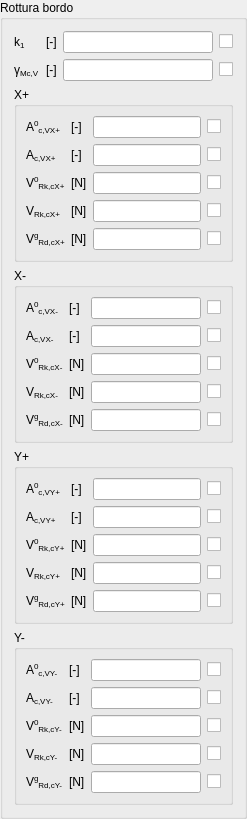
                 <widget class="QGroupBox" name="CGroupBox">
                  <property name="title">
                   <string>Rottura bordo</string>
                  </property>
                  <layout class="QGridLayout" name="gridLayout_22">
                   <item row="6" column="0" colspan="4">
                    <widget class="QGroupBox" name="CYMinusGroupBox">
                     <property name="title">
                      <string>Y-</string>
                     </property>
                     <layout class="QGridLayout" name="gridLayout_27">
                      <item row="0" column="0">
                       <widget class="QLabelRichName" name="A0CVYMinusLabel">
                        <property name="text">
                         <string>A&lt;span style=&quot;vertical-align:super;&quot;&gt;0&lt;/span&gt;&lt;span style=&quot;vertical-align:sub;&quot;&gt;c,VY-&lt;/span&gt;</string>
                        </property>
                       </widget>
                      </item>
                      <item row="0" column="2">
                       <widget class="QLineEditValue" name="A0CVYMinusLEdit"/>
                      </item>
                      <item row="1" column="1">
                       <widget class="QLabelUnitMeasure" name="ACVYMinusUMLabel">
                        <property name="text">
                         <string>[-]</string>
                        </property>
                       </widget>
                      </item>
                      <item row="0" column="1">
                       <widget class="QLabelUnitMeasure" name="A0CVYMinusUMLabel">
                        <property name="text">
                         <string>[-]</string>
                        </property>
                       </widget>
                      </item>
                      <item row="0" column="3">
                       <widget class="QCheckBoxReadOnly" name="A0CVYMinusCBox">
                        <property name="text">
                         <string/>
                        </property>
                       </widget>
                      </item>
                      <item row="1" column="2">
                       <widget class="QLineEditValue" name="ACVYMinusLEdit"/>
                      </item>
                      <item row="1" column="0">
                       <widget class="QLabelRichName" name="ACVYMinusLabel">
                        <property name="text">
                         <string>A&lt;span style=&quot;vertical-align:sub;&quot;&gt;c,VY-&lt;/span&gt;</string>
                        </property>
                       </widget>
                      </item>
                      <item row="1" column="3">
                       <widget class="QCheckBoxReadOnly" name="ACVYMinusCBox">
                        <property name="text">
                         <string/>
                        </property>
                       </widget>
                      </item>
                      <item row="2" column="0">
                       <widget class="QLabelRichName" name="V0RkCYMinusLabel">
                        <property name="text">
                         <string>V&lt;span style=&quot;vertical-align:super;&quot;&gt;0&lt;/span&gt;&lt;span style=&quot;vertical-align:sub;&quot;&gt;Rk,cY-&lt;/span&gt;</string>
                        </property>
                       </widget>
                      </item>
                      <item row="2" column="1">
                       <widget class="QLabelUnitMeasure" name="V0RkCYMinusUMLabel">
                        <property name="text">
                         <string>[N]</string>
                        </property>
                       </widget>
                      </item>
                      <item row="2" column="2">
                       <widget class="QLineEditValue" name="V0RkCYMinusLEdit"/>
                      </item>
                      <item row="2" column="3">
                       <widget class="QCheckBoxReadOnly" name="V0RkCYMinusCBox">
                        <property name="text">
                         <string/>
                        </property>
                       </widget>
                      </item>
                      <item row="3" column="0">
                       <widget class="QLabelRichName" name="VRkCYMinusLabel">
                        <property name="text">
                         <string>V&lt;span style=&quot;vertical-align:sub;&quot;&gt;Rk,cY-&lt;/span&gt;</string>
                        </property>
                       </widget>
                      </item>
                      <item row="3" column="1">
                       <widget class="QLabelUnitMeasure" name="VRkCYMinusUMLabel">
                        <property name="text">
                         <string>[N]</string>
                        </property>
                       </widget>
                      </item>
                      <item row="3" column="3">
                       <widget class="QCheckBoxReadOnly" name="VRkCYMinusCBox">
                        <property name="text">
                         <string/>
                        </property>
                       </widget>
                      </item>
                      <item row="3" column="2">
                       <widget class="QLineEditValue" name="VRkCYMinusLEdit"/>
                      </item>
                      <item row="4" column="0">
                       <widget class="QLabelRichName" name="VgRdCYMinusLabel">
                        <property name="text">
                         <string>V&lt;span style=&quot;vertical-align:super;&quot;&gt;g&lt;/span&gt;&lt;span style=&quot;vertical-align:sub;&quot;&gt;Rd,cY-&lt;/span&gt;</string>
                        </property>
                       </widget>
                      </item>
                      <item row="4" column="1">
                       <widget class="QLabelUnitMeasure" name="VgRdCYMinusUMLabel">
                        <property name="text">
                         <string>[N]</string>
                        </property>
                       </widget>
                      </item>
                      <item row="4" column="2">
                       <widget class="QLineEditValue" name="VgRdCYMinusLEdit"/>
                      </item>
                      <item row="4" column="3">
                       <widget class="QCheckBoxReadOnly" name="VgRdCYMinusCBox">
                        <property name="text">
                         <string/>
                        </property>
                       </widget>
                      </item>
                     </layout>
                    </widget>
                   </item>
                   <item row="0" column="0">
                    <widget class="QLabelRichName" name="k1CLabel">
                     <property name="text">
                      <string>k&lt;span style=&quot;vertical-align:sub;&quot;&gt;1&lt;/span&gt;</string>
                     </property>
                    </widget>
                   </item>
                   <item row="0" column="1">
                    <widget class="QLabelUnitMeasure" name="k1CUMLabel">
                     <property name="text">
                      <string>[-]</string>
                     </property>
                    </widget>
                   </item>
                   <item row="0" column="2">
                    <widget class="QLineEditValue" name="k1CLEdit"/>
                   </item>
                   <item row="0" column="3">
                    <widget class="QCheckBoxReadOnly" name="k1CCBox">
                     <property name="text">
                      <string/>
                     </property>
                    </widget>
                   </item>
                   <item row="2" column="0" colspan="4">
                    <widget class="QGroupBox" name="CXPlusGroupBox">
                     <property name="title">
                      <string>X+</string>
                     </property>
                     <layout class="QGridLayout" name="gridLayout_23">
                      <item row="3" column="0">
                       <widget class="QLabelRichName" name="VRkCXPlusLabel">
                        <property name="text">
                         <string>V&lt;span style=&quot;vertical-align:sub;&quot;&gt;Rk,cX+&lt;/span&gt;</string>
                        </property>
                       </widget>
                      </item>
                      <item row="3" column="1">
                       <widget class="QLabelUnitMeasure" name="VRkCXPlusUMLabel">
                        <property name="text">
                         <string>[N]</string>
                        </property>
                       </widget>
                      </item>
                      <item row="1" column="2">
                       <widget class="QLineEditValue" name="ACVXPlusLEdit"/>
                      </item>
                      <item row="0" column="1">
                       <widget class="QLabelUnitMeasure" name="A0CVXPlusUMLabel">
                        <property name="text">
                         <string>[-]</string>
                        </property>
                       </widget>
                      </item>
                      <item row="0" column="2">
                       <widget class="QLineEditValue" name="A0CVXPlusLEdit"/>
                      </item>
                      <item row="0" column="3">
                       <widget class="QCheckBoxReadOnly" name="A0CVXPlusCBox">
                        <property name="text">
                         <string/>
                        </property>
                       </widget>
                      </item>
                      <item row="1" column="0">
                       <widget class="QLabelRichName" name="ACVXPlusLabel">
                        <property name="text">
                         <string>A&lt;span style=&quot;vertical-align:sub;&quot;&gt;c,VX+&lt;/span&gt;</string>
                        </property>
                       </widget>
                      </item>
                      <item row="1" column="3">
                       <widget class="QCheckBoxReadOnly" name="ACVXPlusCBox">
                        <property name="text">
                         <string/>
                        </property>
                       </widget>
                      </item>
                      <item row="0" column="0">
                       <widget class="QLabelRichName" name="A0CVXPlusLabel">
                        <property name="text">
                         <string>A&lt;span style=&quot;vertical-align:super;&quot;&gt;0&lt;/span&gt;&lt;span style=&quot;vertical-align:sub;&quot;&gt;c,VX+&lt;/span&gt;</string>
                        </property>
                       </widget>
                      </item>
                      <item row="1" column="1">
                       <widget class="QLabelUnitMeasure" name="ACVXPlusUMLabel">
                        <property name="text">
                         <string>[-]</string>
                        </property>
                       </widget>
                      </item>
                      <item row="2" column="0">
                       <widget class="QLabelRichName" name="V0RkCXPlusLabel">
                        <property name="text">
                         <string>V&lt;span style=&quot;vertical-align:super;&quot;&gt;0&lt;/span&gt;&lt;span style=&quot;vertical-align:sub;&quot;&gt;Rk,cX+&lt;/span&gt;</string>
                        </property>
                       </widget>
                      </item>
                      <item row="2" column="1">
                       <widget class="QLabelUnitMeasure" name="V0RkCXPlusUMLabel">
                        <property name="text">
                         <string>[N]</string>
                        </property>
                       </widget>
                      </item>
                      <item row="2" column="2">
                       <widget class="QLineEditValue" name="V0RkCXPlusLEdit"/>
                      </item>
                      <item row="2" column="3">
                       <widget class="QCheckBoxReadOnly" name="V0RkCXPlusCBox">
                        <property name="text">
                         <string/>
                        </property>
                       </widget>
                      </item>
                      <item row="3" column="3">
                       <widget class="QCheckBoxReadOnly" name="VRkCXPlusCBox">
                        <property name="text">
                         <string/>
                        </property>
                       </widget>
                      </item>
                      <item row="3" column="2">
                       <widget class="QLineEditValue" name="VRkCXPlusLEdit"/>
                      </item>
                      <item row="4" column="0">
                       <widget class="QLabelRichName" name="VgRdCXPlusLabel">
                        <property name="text">
                         <string>V&lt;span style=&quot;vertical-align:super;&quot;&gt;g&lt;/span&gt;&lt;span style=&quot;vertical-align:sub;&quot;&gt;Rd,cX+&lt;/span&gt;</string>
                        </property>
                       </widget>
                      </item>
                      <item row="4" column="1">
                       <widget class="QLabelUnitMeasure" name="VgRdCXPlusUMLabel">
                        <property name="text">
                         <string>[N]</string>
                        </property>
                       </widget>
                      </item>
                      <item row="4" column="2">
                       <widget class="QLineEditValue" name="VgRdCXPlusLEdit"/>
                      </item>
                      <item row="4" column="3">
                       <widget class="QCheckBoxReadOnly" name="VgRdCXPlusCBox">
                        <property name="text">
                         <string/>
                        </property>
                       </widget>
                      </item>
                     </layout>
                    </widget>
                   </item>
                   <item row="4" column="0" colspan="4">
                    <widget class="QGroupBox" name="CYPlusGroupBox">
                     <property name="title">
                      <string>Y+</string>
                     </property>
                     <layout class="QGridLayout" name="gridLayout_26">
                      <item row="0" column="3">
                       <widget class="QCheckBoxReadOnly" name="A0CVYPlusCBox">
                        <property name="text">
                         <string/>
                        </property>
                       </widget>
                      </item>
                      <item row="0" column="2">
                       <widget class="QLineEditValue" name="A0CVYPlusLEdit"/>
                      </item>
                      <item row="0" column="1">
                       <widget class="QLabelUnitMeasure" name="A0CVYPlusUMLabel">
                        <property name="text">
                         <string>[-]</string>
                        </property>
                       </widget>
                      </item>
                      <item row="1" column="1">
                       <widget class="QLabelUnitMeasure" name="ACVYPlusUMLabel">
                        <property name="text">
                         <string>[-]</string>
                        </property>
                       </widget>
                      </item>
                      <item row="1" column="0">
                       <widget class="QLabelRichName" name="ACVYPlusLabel">
                        <property name="text">
                         <string>A&lt;span style=&quot;vertical-align:sub;&quot;&gt;c,VY+&lt;/span&gt;</string>
                        </property>
                       </widget>
                      </item>
                      <item row="1" column="3">
                       <widget class="QCheckBoxReadOnly" name="ACVYPlusCBox">
                        <property name="text">
                         <string/>
                        </property>
                       </widget>
                      </item>
                      <item row="0" column="0">
                       <widget class="QLabelRichName" name="A0CVYPlusLabel">
                        <property name="text">
                         <string>A&lt;span style=&quot;vertical-align:super;&quot;&gt;0&lt;/span&gt;&lt;span style=&quot;vertical-align:sub;&quot;&gt;c,VY+&lt;/span&gt;</string>
                        </property>
                       </widget>
                      </item>
                      <item row="1" column="2">
                       <widget class="QLineEditValue" name="ACVYPlusLEdit"/>
                      </item>
                      <item row="2" column="0">
                       <widget class="QLabelRichName" name="V0RkCYPlusLabel">
                        <property name="text">
                         <string>V&lt;span style=&quot;vertical-align:super;&quot;&gt;0&lt;/span&gt;&lt;span style=&quot;vertical-align:sub;&quot;&gt;Rk,cY+&lt;/span&gt;</string>
                        </property>
                       </widget>
                      </item>
                      <item row="2" column="1">
                       <widget class="QLabelUnitMeasure" name="V0RkCYPlusUMLabel">
                        <property name="text">
                         <string>[N]</string>
                        </property>
                       </widget>
                      </item>
                      <item row="2" column="2">
                       <widget class="QLineEditValue" name="V0RkCYPlusLEdit"/>
                      </item>
                      <item row="2" column="3">
                       <widget class="QCheckBoxReadOnly" name="V0RkCYPlusCBox">
                        <property name="text">
                         <string/>
                        </property>
                       </widget>
                      </item>
                      <item row="3" column="0">
                       <widget class="QLabelRichName" name="VRkCYPlusLabel">
                        <property name="text">
                         <string>V&lt;span style=&quot;vertical-align:sub;&quot;&gt;Rk,cY+&lt;/span&gt;</string>
                        </property>
                       </widget>
                      </item>
                      <item row="3" column="1">
                       <widget class="QLabelUnitMeasure" name="VRkCYPlusUMLabel">
                        <property name="text">
                         <string>[N]</string>
                        </property>
                       </widget>
                      </item>
                      <item row="3" column="3">
                       <widget class="QCheckBoxReadOnly" name="VRkCYPlusCBox">
                        <property name="text">
                         <string/>
                        </property>
                       </widget>
                      </item>
                      <item row="3" column="2">
                       <widget class="QLineEditValue" name="VRkCYPlusLEdit"/>
                      </item>
                      <item row="4" column="0">
                       <widget class="QLabelRichName" name="VgRdCYPlusLabel">
                        <property name="text">
                         <string>V&lt;span style=&quot;vertical-align:super;&quot;&gt;g&lt;/span&gt;&lt;span style=&quot;vertical-align:sub;&quot;&gt;Rd,cY+&lt;/span&gt;</string>
                        </property>
                       </widget>
                      </item>
                      <item row="4" column="1">
                       <widget class="QLabelUnitMeasure" name="VgRdCYPlusUMLabel">
                        <property name="text">
                         <string>[N]</string>
                        </property>
                       </widget>
                      </item>
                      <item row="4" column="2">
                       <widget class="QLineEditValue" name="VgRdCYPlusLEdit"/>
                      </item>
                      <item row="4" column="3">
                       <widget class="QCheckBoxReadOnly" name="VgRdCYPlusCBox">
                        <property name="text">
                         <string/>
                        </property>
                       </widget>
                      </item>
                     </layout>
                    </widget>
                   </item>
                   <item row="3" column="0" colspan="4">
                    <widget class="QGroupBox" name="CXMinusGroupBox">
                     <property name="title">
                      <string>X-</string>
                     </property>
                     <layout class="QGridLayout" name="gridLayout_25">
                      <item row="0" column="0">
                       <widget class="QLabelRichName" name="A0CVXMinusLabel">
                        <property name="text">
                         <string>A&lt;span style=&quot;vertical-align:super;&quot;&gt;0&lt;/span&gt;&lt;span style=&quot;vertical-align:sub;&quot;&gt;c,VX-&lt;/span&gt;</string>
                        </property>
                       </widget>
                      </item>
                      <item row="1" column="1">
                       <widget class="QLabelUnitMeasure" name="ACVXMinusUMLabel">
                        <property name="text">
                         <string>[-]</string>
                        </property>
                       </widget>
                      </item>
                      <item row="1" column="3">
                       <widget class="QCheckBoxReadOnly" name="ACVXMinusCBox">
                        <property name="text">
                         <string/>
                        </property>
                       </widget>
                      </item>
                      <item row="0" column="3">
                       <widget class="QCheckBoxReadOnly" name="A0CVXMinusCBox">
                        <property name="text">
                         <string/>
                        </property>
                       </widget>
                      </item>
                      <item row="0" column="2">
                       <widget class="QLineEditValue" name="A0CVXMinusLEdit"/>
                      </item>
                      <item row="0" column="1">
                       <widget class="QLabelUnitMeasure" name="A0CVXMinusUMLabel">
                        <property name="text">
                         <string>[-]</string>
                        </property>
                       </widget>
                      </item>
                      <item row="1" column="0">
                       <widget class="QLabelRichName" name="ACVXMinusLabel">
                        <property name="text">
                         <string>A&lt;span style=&quot;vertical-align:sub;&quot;&gt;c,VX-&lt;/span&gt;</string>
                        </property>
                       </widget>
                      </item>
                      <item row="1" column="2">
                       <widget class="QLineEditValue" name="ACVXMinusLEdit"/>
                      </item>
                      <item row="2" column="0">
                       <widget class="QLabelRichName" name="V0RkCXMinusLabel">
                        <property name="text">
                         <string>V&lt;span style=&quot;vertical-align:super;&quot;&gt;0&lt;/span&gt;&lt;span style=&quot;vertical-align:sub;&quot;&gt;Rk,cX-&lt;/span&gt;</string>
                        </property>
                       </widget>
                      </item>
                      <item row="2" column="1">
                       <widget class="QLabelUnitMeasure" name="V0RkCXMinusUMLabel">
                        <property name="text">
                         <string>[N]</string>
                        </property>
                       </widget>
                      </item>
                      <item row="2" column="2">
                       <widget class="QLineEditValue" name="V0RkCXMinusLEdit"/>
                      </item>
                      <item row="2" column="3">
                       <widget class="QCheckBoxReadOnly" name="V0RkCXMinusCBox">
                        <property name="text">
                         <string/>
                        </property>
                       </widget>
                      </item>
                      <item row="3" column="0">
                       <widget class="QLabelRichName" name="VRkCXMinusLabel">
                        <property name="text">
                         <string>V&lt;span style=&quot;vertical-align:sub;&quot;&gt;Rk,cX-&lt;/span&gt;</string>
                        </property>
                       </widget>
                      </item>
                      <item row="3" column="1">
                       <widget class="QLabelUnitMeasure" name="VRkCXMinusUMLabel">
                        <property name="text">
                         <string>[N]</string>
                        </property>
                       </widget>
                      </item>
                      <item row="3" column="3">
                       <widget class="QCheckBoxReadOnly" name="VRkCXMinusCBox">
                        <property name="text">
                         <string/>
                        </property>
                       </widget>
                      </item>
                      <item row="3" column="2">
                       <widget class="QLineEditValue" name="VRkCXMinusLEdit"/>
                      </item>
                      <item row="4" column="0">
                       <widget class="QLabelRichName" name="VgRdCXMinusLabel">
                        <property name="text">
                         <string>V&lt;span style=&quot;vertical-align:super;&quot;&gt;g&lt;/span&gt;&lt;span style=&quot;vertical-align:sub;&quot;&gt;Rd,cX-&lt;/span&gt;</string>
                        </property>
                       </widget>
                      </item>
                      <item row="4" column="1">
                       <widget class="QLabelUnitMeasure" name="VgRdCXMinusUMLabel">
                        <property name="text">
                         <string>[N]</string>
                        </property>
                       </widget>
                      </item>
                      <item row="4" column="2">
                       <widget class="QLineEditValue" name="VgRdCXMinusLEdit"/>
                      </item>
                      <item row="4" column="3">
                       <widget class="QCheckBoxReadOnly" name="VgRdCXMinusCBox">
                        <property name="text">
                         <string/>
                        </property>
                       </widget>
                      </item>
                     </layout>
                    </widget>
                   </item>
                   <item row="1" column="0">
                    <widget class="QLabelRichName" name="gammaMcVLabel">
                     <property name="text">
                      <string>γ&lt;span style=&quot;vertical-align:sub;&quot;&gt;Mc,V&lt;/span&gt;</string>
                     </property>
                    </widget>
                   </item>
                   <item row="1" column="1">
                    <widget class="QLabelUnitMeasure" name="gammaMcVUMLabel">
                     <property name="text">
                      <string>[-]</string>
                     </property>
                    </widget>
                   </item>
                   <item row="1" column="2">
                    <widget class="QLineEditValue" name="gammaMcVLEdit"/>
                   </item>
                   <item row="1" column="3">
                    <widget class="QCheckBoxReadOnly" name="gammaMcVCBox">
                     <property name="text">
                      <string/>
                     </property>
                    </widget>
                   </item>
                  </layout>
                 </widget>
